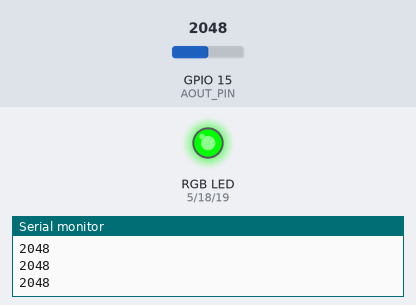
Bench run of a sketch on a simulated ESP32. On the bench: an RGB LED mixed from three pins (HIGH = lit), the last lines printed to the serial monitor. The inputs (shaded band) are chosen by the test bench; at power-on: GPIO 15 (AOUT_PIN) = 2048.

Above: at 1.2 s.
1.3 s: GPIO 15 (AOUT_PIN) set to 3528
2.8 s: GPIO 15 (AOUT_PIN) set to 3658
At 3.4 s:
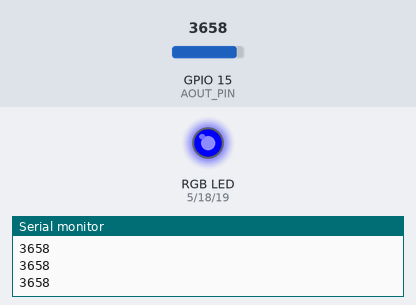
4.3 s: GPIO 15 (AOUT_PIN) set to 3757
5.8 s: GPIO 15 (AOUT_PIN) set to 3846
At 7.0 s:
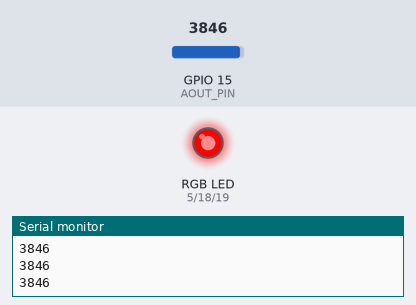
7.3 s: GPIO 15 (AOUT_PIN) set to 3760
At 8.3 s:
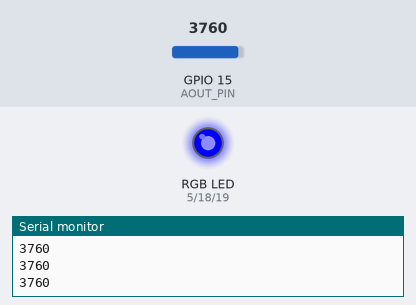
8.8 s: GPIO 15 (AOUT_PIN) set to 3840
At 9.5 s:
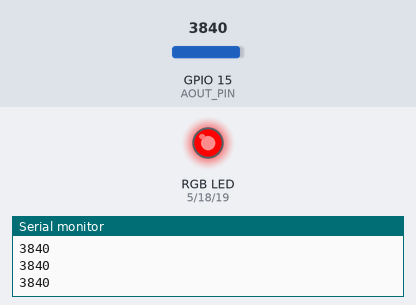
Timing chart, 0 to 11.3 s (numbered marks = the images above; inputs shaded):
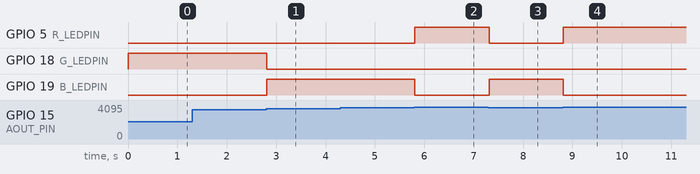

The sketch:

EX9_SOIL_SENSOR_RGBLED_STATUS.ino
```cpp
int R_LEDPIN = 5;
int G_LEDPIN = 18;
int B_LEDPIN = 19;
#define AOUT_PIN 15

void setup() {
  // put your setup code here, to run once:
  Serial.begin(115200);
  analogSetAttenuation(ADC_11db);
  pinMode(R_LEDPIN, OUTPUT);
  pinMode(G_LEDPIN, OUTPUT);
  pinMode(B_LEDPIN, OUTPUT);
}

void loop() {
  // put your main code here, to run repeatedly:
  int value = analogRead(AOUT_PIN);
  if(value < 3600){
    digitalWrite(R_LEDPIN, LOW); digitalWrite(G_LEDPIN, HIGH); digitalWrite(B_LEDPIN, LOW);
  }else if(value >=3600 and value <= 3800){
    digitalWrite(R_LEDPIN, LOW); digitalWrite(G_LEDPIN, LOW); digitalWrite(B_LEDPIN, HIGH);
  }else if(value>3800){
    digitalWrite(R_LEDPIN, HIGH); digitalWrite(G_LEDPIN, LOW); digitalWrite(B_LEDPIN, LOW);
  }
  Serial.println(value);

  delay(100);
}
```

Measured:
- the behaviour switches between 3599 and 3600 on GPIO 15 (AOUT_PIN) (found by bisection; images 0 and 1)
- the behaviour switches between 3800 and 3801 on GPIO 15 (AOUT_PIN) (found by bisection; images 1 and 2)
- after the input at 2.8 s, GPIO 18 (G_LEDPIN): HIGH → LOW at once; GPIO 19 (B_LEDPIN): LOW → HIGH at once
- after the input at 5.8 s, GPIO 5 (R_LEDPIN): LOW → HIGH at once; GPIO 19 (B_LEDPIN): HIGH → LOW at once
- after the input at 7.3 s, GPIO 5 (R_LEDPIN): HIGH → LOW at once; GPIO 19 (B_LEDPIN): LOW → HIGH at once
- after the input at 8.8 s, GPIO 5 (R_LEDPIN): LOW → HIGH at once; GPIO 19 (B_LEDPIN): HIGH → LOW at once
